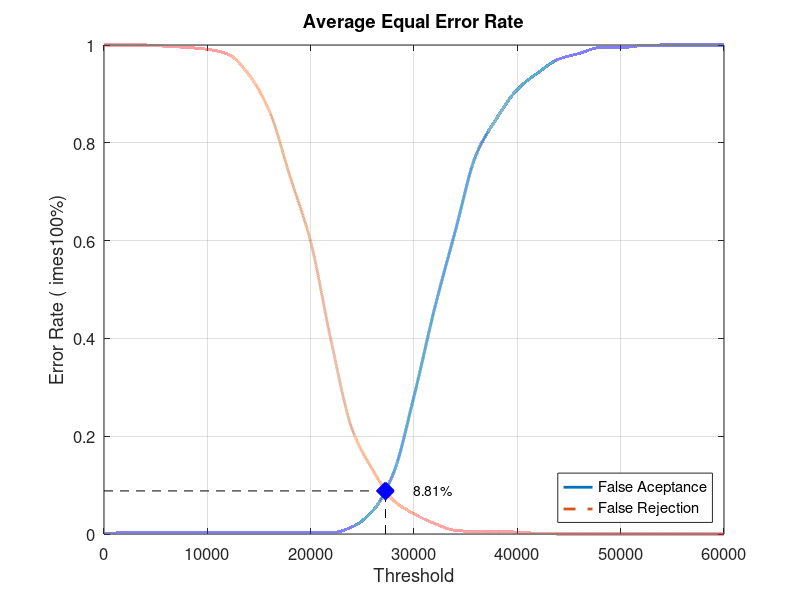
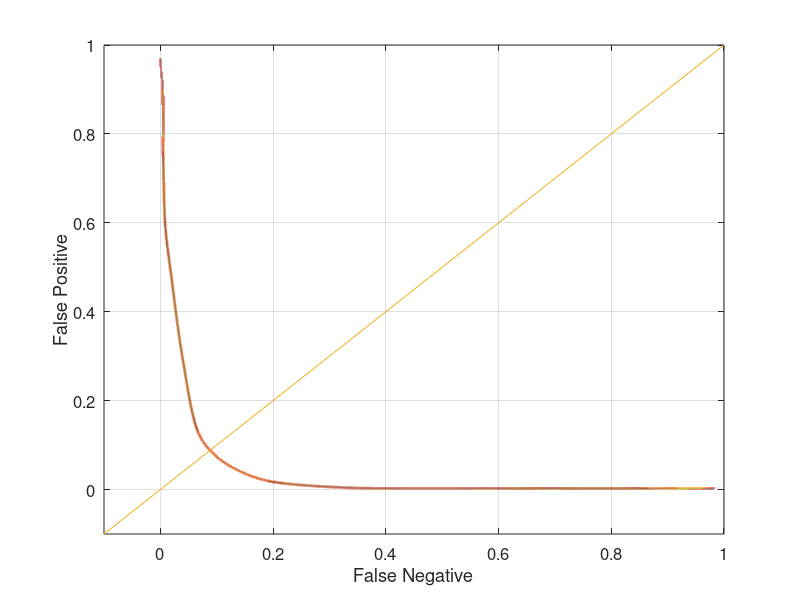

Recreate these plots in MATLAB, in order.
close all;
clear;
clc;
x = 0:2000:60000;
xq = 0:0.5:60000;

y0 = [0 0.00263158 0.00263158 0.00263158 0.00263158 0.00263158 0.00263158 0.00263158 0.00263158 0.00263158 0.00263158 0.00263158 0.0144737 0.0473684 0.123684 0.281579 0.461842 0.619737 0.775 0.85 0.909211 0.943421 0.971053 0.982895 0.994737 0.994737 0.998684 1 1 1 1]
yy0 = interp1(x, y0, xq, 'pchip');
y1 = [1 1 1 0.9975 0.995 0.99125 0.98125 0.94 0.865 0.73125 0.5975 0.3925 0.215 0.13125 0.06875 0.04125 0.02125 0.0075 0.005 0.005 0.00375 0.00125 0 0 0 0 0 0 0 0 0]
yy1 = interp1(x, y1, xq, 'pchip');

% Calculating EER: 
y2 = abs(y0 - y1);
find(y2 == min(y2))
yy2 = abs(yy0 - yy1);
xEER = find(yy2 == min(yy2));
xEERIndex = xq(xEER) % X-axis EER
yEER = yy0(xEER) % Y-axis EER

main = figure
plot(xq, yy0,'-','LineWidth', 2);	hold on
plot(xq, yy1,'--','LineWidth', 2);	hold on
plot([xEERIndex xEERIndex], [0 yEER], 'k--');	hold on
plot([0 xEERIndex], [yEER yEER], 'k--');	hold on
plot(xEERIndex, yEER, 'bx', 'LineWidth', 10);	hold on
text(xEERIndex + 10 * xEERIndex / 100, yEER, [num2str(round((10000 * yEER)) / 100) '%'])
legend('False Aceptance', 'False Rejection', 'Location', 'SouthEast')
xlabel('Threshold')
ylabel('Error Rate (	imes100%)')
title('Average Equal Error Rate')
set(gca, 'FontSize', 12)
axis([0 60000 0 1])
grid on

print(main, 'Experiment5AverageMain', '-dpng');
FNRxFPR = figure('Color', [1 1 1]);
plot(yy1, yy0, '-', yy1, yy0, 'LineWidth', 2);
hold on
y = -0.1:0.1:1
plot(y, y); 
set(gca, 'FontSize', 12)
xlabel('False Negative')
ylabel('False Positive')
axis([-0.1 1 -0.1 1])
set(gca, 'FontSize', 12)
grid on

print(FNRxFPR, 'Experiment5AverageFNRxFPR','-dpng');
